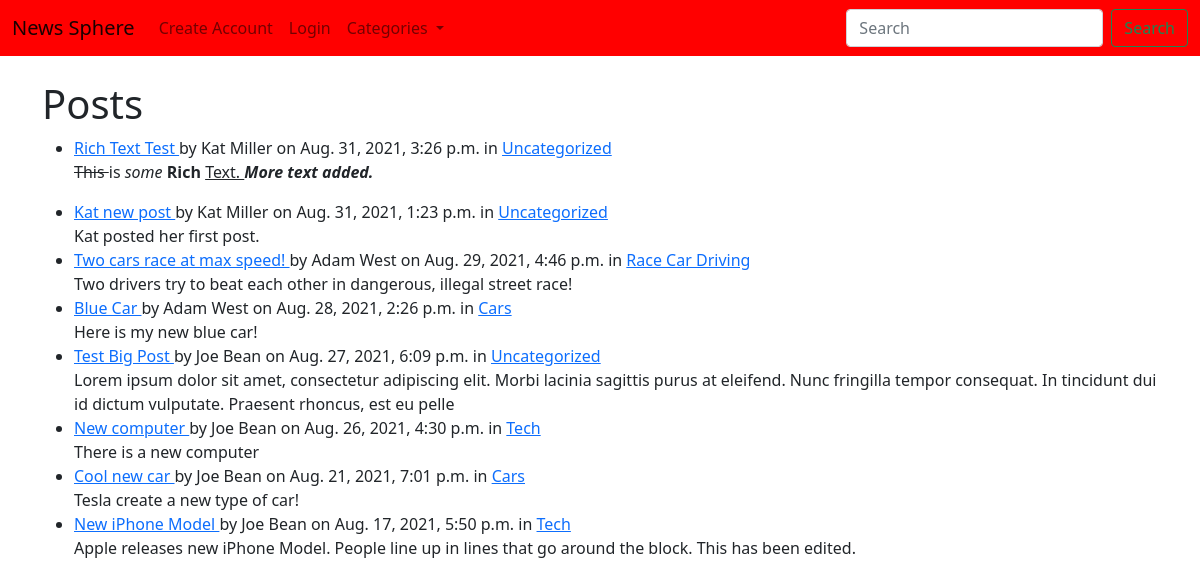
The page /posts/ on the database as committed earlier.
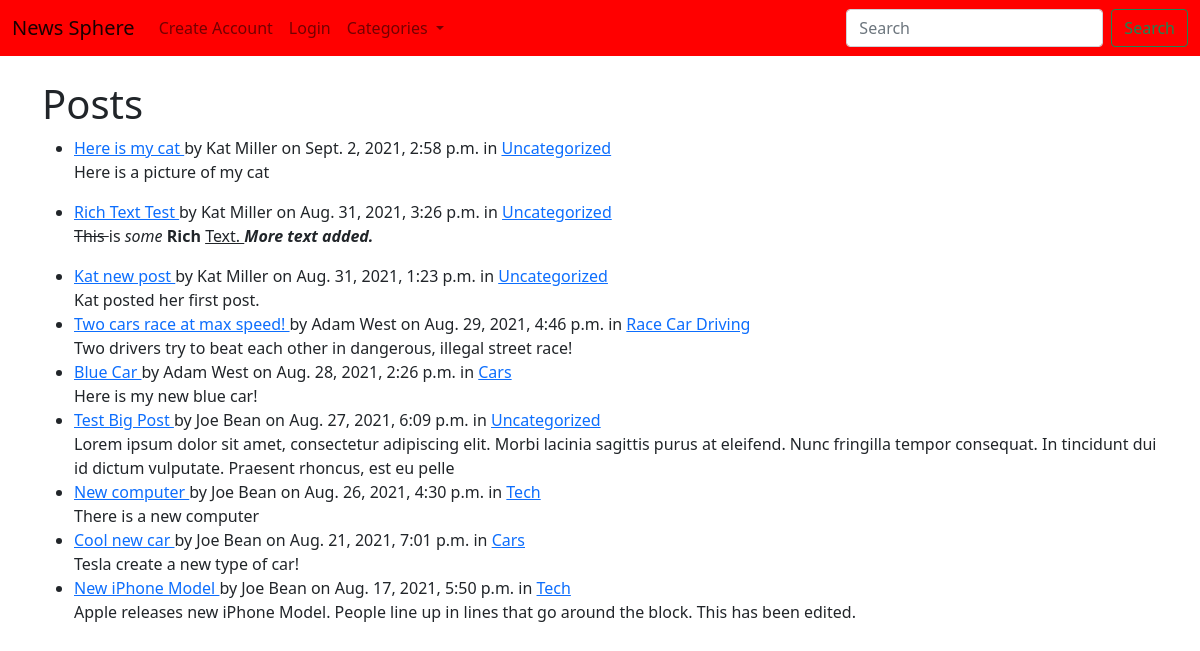
The same page on the database as committed later.
### posts/models.py (models this page shows, shortened)
class Post(models.Model):
    category = models.ForeignKey(Category, on_delete=models.CASCADE, default=1)
    user = models.ForeignKey(User, on_delete=models.CASCADE)
    post_title = models.CharField(max_length=50)
    post_image = models.ImageField(null=True, blank=True, upload_to='uploads/images')
    post_description = RichTextField(blank=True, null=True, max_length=5000)
    pub_date = models.DateTimeField('date published', default=timezone.now)
    votes = models.ManyToManyField(User, related_name='news_posts')

class Category(models.Model):
    name = models.CharField(max_length=50)

### posts/views.py (the view)
# urls.py: path('', views.IndexView.as_view(), name='index'),
class IndexView(generic.ListView):
    template_name = 'posts/index.html'
    context_object_name = 'latest_posts_list'
    def get_context_data(self, **kwargs):
        cat_menu = Category.objects.all()
        context = super().get_context_data(**kwargs)
        context['cat_menu'] = cat_menu
        return context
    def get_queryset(self):
        return Post.objects.order_by('-pub_date')[:10]

### posts/templates/posts/index.html (shortened to what this page needs)
{% extends 'base.html' %}
{% block content %}
<h1> Posts </h1>
{% if latest_posts_list %}
    <ul>
    {% for post in latest_posts_list %}
        <li>
            <a href="{% url 'posts:post_page' post.id %}">
            {{ post.post_title }}
            </a>
            by {{ post.user.first_name }} {{ post.user.last_name }}
            on {{ post.pub_date }}
            in <a href="{% url 'posts:category' post.category.name|slugify %}"> {{ post.category.name }} </a>
            <br/>
            {{ post.post_description|slice:":200"|safe }}
        </li>
    {% endfor %}
    </ul>
{% else %}
    <p>No posts are available.</p>
{% endif %}
{% endblock %}

Rows that differ between the two databases and show on the page:
added Post: post_title "Here is my cat", user.first_name "Kat", user.last_name "Miller", pub_date "Sept. 2, 2021, 2:58 p.m.", category.name "Uncategorized", post_description "Here is a picture of my cat"
